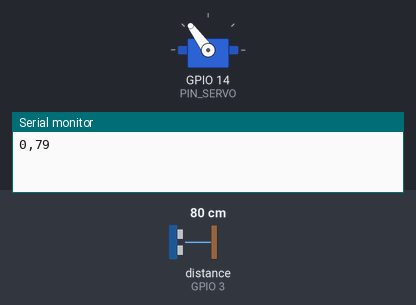
A sketch run on a simulated ESP32-C6. Shown: servo, the last lines printed to the serial monitor. Wiring (inferred from the names in the program): ultrasonic range finder: trigger GPIO 2; echo GPIO 3. The inputs (shaded band) are chosen by the test bench; at power-on: distance to the obstacle (sensor on GPIO 3) 80 cm. The echo pulse lasts 58.3 µs per cm.

Above: at 0.55 s.
At 2.75 s:
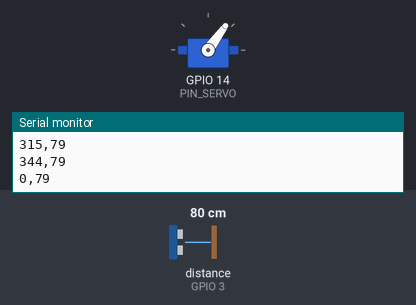
At 4.95 s:
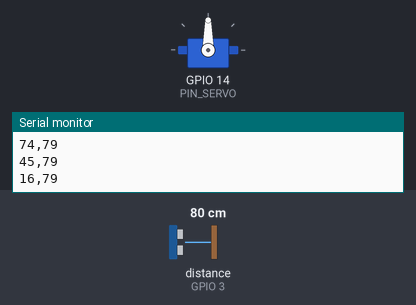
Timing chart, 0 to 6.3 s (numbered marks = the images above):
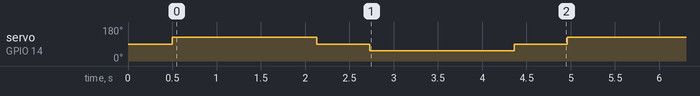

Measured:
- by itself, servo on GPIO 14 (PIN_SERVO): repeats every 4.5 s: 90° 0.60 s, 54° 1.6 s, 90° 0.60 s, 126° 1.6 s

The sketch:

radar.ino
```cpp
/*
  HC‑SR04 Ultrasonic + CR‑Servo 360° Scanner
  v3.3 – 21 Jun 2025 (Calibrated for 360° full turn)

  Target MCU : WeAct ESP32‑C6 Mini
  Servo      : Continuous SG90 – GPIO14
  Ultrasonic : HC‑SR04 – TRIG: GPIO2, ECHO: GPIO3
  Output     : <angle>,<distance_cm>
*/

#include <ESP32Servo.h>  // ESP32-compatible Servo library

/* ---------- Pin Config ---------- */
constexpr uint8_t PIN_TRIG   = 2;
constexpr uint8_t PIN_ECHO   = 3;
constexpr uint8_t PIN_SERVO  = 14;

/* ---------- Servo + Ultrasonic Constants ---------- */
constexpr float SOUND_SPEED_CM_PER_US = 0.0343f;
constexpr uint16_t MAX_DISTANCE_CM    = 300;

constexpr uint16_t SERVO_STOP_US      = 1500;  // Neutral pulse
constexpr uint16_t SERVO_CW_US        = 1700;  // Slight clockwise speed
constexpr uint16_t SERVO_CCW_US       = 1300;  // Slight counterclockwise
constexpr uint32_t FULL_REV_MS        = 800;   // ← Calibrated 360° turn time
constexpr uint8_t  NUM_REVS           = 2;     // One full rotation
constexpr uint16_t DWELL_MS           = 300;   // Pause between direction changes
constexpr uint16_t READ_INTERVAL_MS   = 60;    // Sampling delay

Servo motor;

void setup() {
  Serial.begin(115200);
  pinMode(PIN_TRIG, OUTPUT);
  pinMode(PIN_ECHO, INPUT);

  motor.setPeriodHertz(50);
  motor.attach(PIN_SERVO, 1000, 2000);
  motor.writeMicroseconds(SERVO_STOP_US);
  delay(500);  // Allow time for stabilization
}

void loop() {
  rotateRevs(true,  NUM_REVS);  // Clockwise
  delay(DWELL_MS);
  rotateRevs(false, NUM_REVS);  // Counter-clockwise
  delay(DWELL_MS);
}

void rotateRevs(bool clockwise, uint8_t revs) {
  const uint16_t pulseWidth = clockwise ? SERVO_CW_US : SERVO_CCW_US;
  const uint32_t runTime    = uint32_t(revs) * FULL_REV_MS;
  const uint32_t startTime  = millis();

  while (millis() - startTime < runTime) {
    motor.writeMicroseconds(pulseWidth);
    float progress = float(millis() - startTime) / FULL_REV_MS;
    uint16_t angle = uint16_t(progress * 360.0f) % 360;
    if (!clockwise) angle = (360 - angle) % 360;

    int distance = readUltrasonicCM();

    Serial.print(angle);
    Serial.print(',');
    Serial.println(distance);

    delay(READ_INTERVAL_MS);
  }

  motor.writeMicroseconds(SERVO_STOP_US);  // Brake
  delay(300);  // Ensure full stop
}

int readUltrasonicCM() {
  digitalWrite(PIN_TRIG, LOW);
  delayMicroseconds(2);
  digitalWrite(PIN_TRIG, HIGH);
  delayMicroseconds(10);
  digitalWrite(PIN_TRIG, LOW);

  long duration = pulseIn(PIN_ECHO, HIGH, 30000);  // 30ms timeout
  if (duration == 0) return -1;

  int distance = duration * SOUND_SPEED_CM_PER_US / 2.0f;
  return (distance > MAX_DISTANCE_CM) ? MAX_DISTANCE_CM : distance;
}
```
